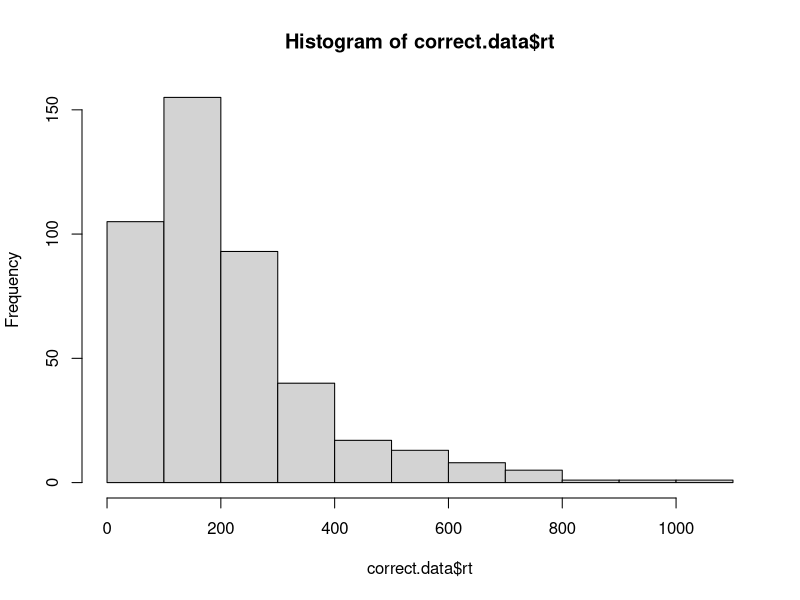
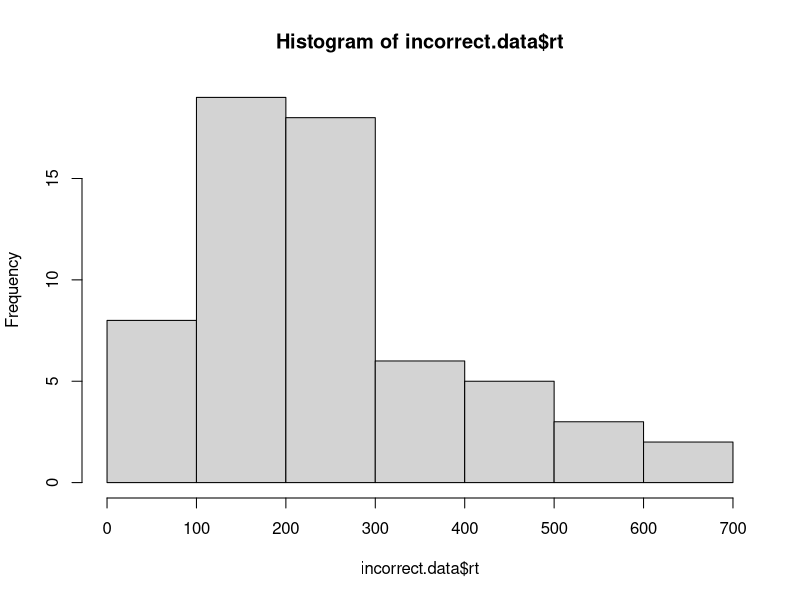

Recreate these plots in R, in order.
# implement the model by filling in the function below
# the model should return a data frame with two columns: correct and rt
# the correct column should be TRUE or FALSE, and rt should contain the
# number of steps it took to reach the criterion.

# note that the function takes four arguments:
# samples is the number of samples to draw from the model
# drift is the drift rate (default value is 0)
# sdrw is the variability in the drift rate (default value is 0.3)
# criterion is the threshold for a response (default value is 3)

#accuracy.array <- if(trial == 3)
#  return(True)

Numbers.To.Sample <- rnorm(100, mean = 0, sd = 0.3)



Numbers.To.Sample

sum <- 0

  # Sum loop
RT <- 0  

while(sum < 3 && sum > -3){

  
 i <- rnorm(1, mean = 0, sd = 0.3) 
    sum <- sum + i 
    print(sum)
  
    RT = RT + 1 

}



random.walk.model <- function(samples, drift=0.015, sdrw=0.3, criterion=4.9){
  
  accuracy.array <- c()
  rt.array <- c()
  for(j in 1:samples){
    sum <- 0
    RT <- 0
    while(sum < criterion && sum > -criterion){
      i <- rnorm(1, mean = drift, sd = sdrw) 
      sum <- sum + i 
      
      
      RT = RT + 1
    }

    if(sum > criterion){
      accuracy.array[j] <- TRUE
    }
    if (sum < -criterion){
      accuracy.array[j] <- FALSE
    } 
    rt.array[j] <- RT
  } 

  
  
  output <- data.frame(
    correct = accuracy.array,
    rt = rt.array
  )
  
  return(output)
}


# test the model ####

# if the model is working correctly, then the line below should generate a data frame with 
# 1000 samples and about half of the samples should be correct. the average rt will probably
# be around 112, but might vary from that by a bit.

initial.test <- random.walk.model(500)
sum(initial.test$correct) / length(initial.test$correct) # should be close to 0.5
mean(initial.test$rt) # should be about 112

# visualize the RT distributions ####

# we can use dplyr to filter the data and visualize the correct and incorrect RT distributions

library(dplyr)

correct.data <- initial.test %>% filter(correct==TRUE)
incorrect.data <- initial.test %>% filter(correct==FALSE)

hist(correct.data$rt)
hist(incorrect.data$rt)

mean(correct.data$rt)
mean(incorrect.data$rt)